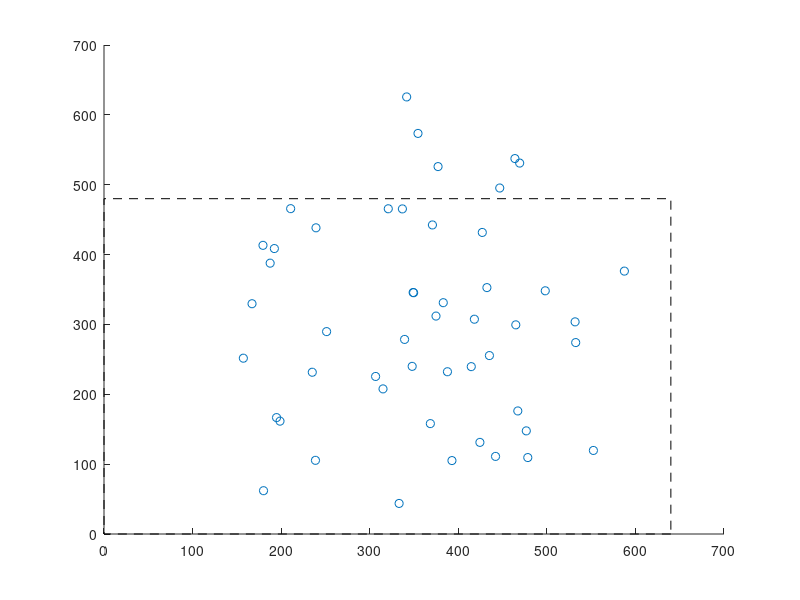

Here is the MATLAB script that generated this plot: (Note: this script raises an error after producing the figure.)
clc; clear; close all;

%% Step 1. 
% Define the intrinsic parameters and extrinsic 
% parameters with the following values:
au=557.0943; av=712.9824; u0=326.3819; v0=298.6679;
f=80;
Tx=100; Ty=0; Tz=1500;
Phix=0.8*pi/2; Phiy=-1.8*pi/2; Phix1=pi/5;

%The intrinsec matrix is given by:
intrinsec = [au  0 u0 0;
              0 av v0 0;
              0  0  1 0];


%The extrinsec matrix is given by the rotation and translation
%of the points in the world coordinate system expressed with respect
%to the camera reference system:

%First I define the rotation matrices for X and Y (generator functions)
Rx = @(phi) [1 0 0;  0 cos(phi) -sin(phi); 0 sin(phi) cos(phi)];
Ry = @(phi) [cos(phi) 0 sin(phi); 0 1 0; -sin(phi) 0 cos(phi)];

%Then I calculate the Euler rotation matrix of the form XYX
Reuler = Rx(Phix)*Ry(Phiy)*Rx(Phix1);

T = [Tx Ty Tz]';

%Now that we have the rotation matrix and translation vector we
%define the extrinsec matrix
extrinsec = [ Reuler        T;
              zeros(1,3)    1];
          

%% Step 2. 
% Get the intrinsic and extrinsic transformation matrices
disp('intrinsec: '); intrinsec
disp('extrinsec: '); extrinsec
disp('calibration matrix: '); 
calib_matrix = intrinsec * extrinsec;
          

%% Step 3.
% Define a set of 3D points in the rang [-480:480;-480:480;-480:480]. 
% Note the points should be non-linear and non-coplanar. 
% At least you need to define a set of 6 points. 
% It?s not necessary to demonstrate mathematically the 
% non-linearity/non-coplanarity, just define 6 points randomly 
% in the 3D space.

LIM = 480;
NUMPTS = 50; %10; %6;

%TODO: Remove this (only for testing)
rng(2);
%generate six 3D random points
xyz = rand(3, NUMPTS)*(LIM*2) - LIM;

%since we are dealing with homogeneous coordinates, we add an extra 1
xyz = [xyz; ones(1, NUMPTS)];

S = rand(size(xyz,2), 1);
%figure(2); scatter3( xyz(1,:),  xyz(2,:), xyz(3,:), [], S);


%% Step 4. 
% Compute the projection on the image plane by using the camera 
% transformation matrix. Do not remove the subpixel precision of 
% the obtained points.

xy_unormalized = calib_matrix * xyz;


%% Step 5.
% Open a window in matlab which will be used as the image plane and 
% draw the 2D points. Are the points well spread in the image plane?
% Will the distribution of points in the image affect the accuracy 
% in the computation?

%In order to plot the obtained homogeneous coordinates we first
%need to normalize them.
xy = bsxfun(@rdivide, xy_unormalized, xy_unormalized(3,:));

figure(1); scatter( xy(1,:),  xy(2,:), 'c.');
rectangle('Position',[0, 0, 640, 480],'LineStyle','--');

%% Step 6.
% By using the points of Step 3 and their projection obtained in Step 5, 
% compute the 3x4 transformation matrix by using the method of Hall.

A = calibration_hall(xy, xyz)


%% Step 7.
% Compare the matrix obtained in Step 6 to the one defined in step 2.
calib_matrix_normalized = calib_matrix / calib_matrix(3,4)
error = A(:) - calib_matrix_normalized(:);
disp(sprintf('Error of Hall method: %E', norm(error,2)));


%% Step 8.
% Add some Gaussian noise to all the 2D points producing discrepancies
% between the range [-1,+1] pixels for the 95% of points. 
% Again repeat step 6 with the noisy 2D points and the ones defined in step 3. 
% Compare the obtained matrix to the one you got in step 6 with the
% non- noisy points. 

%Add gaussian noise with 0 mean and std = \$\frac{1-(-1)}{4}=\frac{1}{2}\$
xy_noisy = xy(1:2,:) + randn(2,NUMPTS)*0.5;
Anoisy = calibration_hall(xy_noisy, xyz)
hold on;
figure(1); scatter( xy_noisy(1,:),  xy_noisy(2,:), 'mo');

%Error with the noisy measurements
error = Anoisy(:) - A(:);
disp(sprintf('Error of Hall method with noisy measurements: %E', norm(error,2)));


%% Now compute the 2D points with the obtained matrix
% and compare them to those obtained in step 4 (you can check accuracy 
% computing the discrepancy between points)?
xy_projection = Anoisy * xyz;
%In order to plot the obtained homogeneous coordinates we first
%need to normalize them.
xy_projection_norm = bsxfun(@rdivide, xy_projection, xy_projection(3,:));
hold on;
figure(1); scatter( xy_projection_norm(1,:),  xy_projection_norm(2,:), 'bx');

